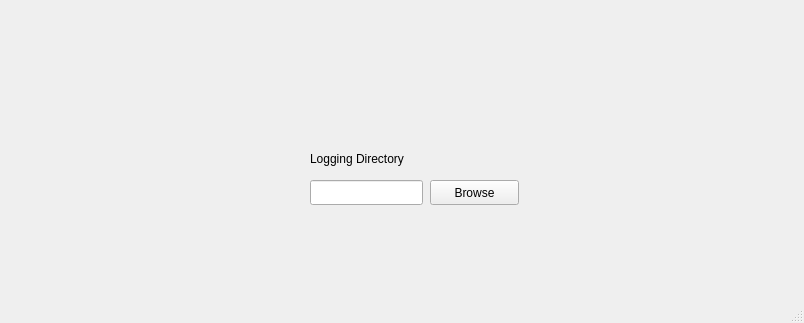
<?xml version="1.0" encoding="UTF-8"?>
<ui version="4.0">
 <class>conf_general</class>
 <widget class="QMainWindow" name="conf_general">
  <property name="geometry">
   <rect>
    <x>0</x>
    <y>0</y>
    <width>804</width>
    <height>323</height>
   </rect>
  </property>
  <property name="windowTitle">
   <string>Configure General</string>
  </property>
  <widget class="QWidget" name="centralwidget">
   <widget class="QLineEdit" name="lineEdit">
    <property name="geometry">
     <rect>
      <x>310</x>
      <y>180</y>
      <width>113</width>
      <height>25</height>
     </rect>
    </property>
   </widget>
   <widget class="QPushButton" name="pushButton">
    <property name="geometry">
     <rect>
      <x>430</x>
      <y>180</y>
      <width>89</width>
      <height>25</height>
     </rect>
    </property>
    <property name="text">
     <string>Browse</string>
    </property>
   </widget>
   <widget class="QLabel" name="label">
    <property name="geometry">
     <rect>
      <x>310</x>
      <y>150</y>
      <width>191</width>
      <height>17</height>
     </rect>
    </property>
    <property name="text">
     <string>Logging Directory</string>
    </property>
   </widget>
  </widget>
  <widget class="QMenuBar" name="menubar">
   <property name="geometry">
    <rect>
     <x>0</x>
     <y>0</y>
     <width>804</width>
     <height>22</height>
    </rect>
   </property>
  </widget>
  <widget class="QStatusBar" name="statusbar"/>
 </widget>
 <resources/>
 <connections/>
</ui>
